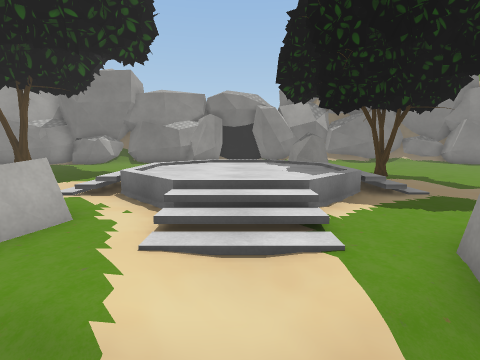
view 1 (above)

16 first-person views from a walk through a scene from a Unity 3-D project. The camera is 1.5 m above the floor, tilts 8° down and sees 85° across. The floor is counted in squares, 1 m on a side. Each view is taken from the middle of a square. On the plan, view 1 faces up. The plan holds only what a view shows up to about 14 squares ahead; the rest is blank. The place goes on beyond the plan. The player character is not drawn. Some surface patterns are stand-ins.

view 2
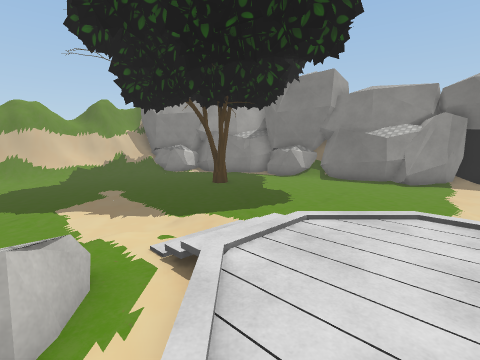

view 3
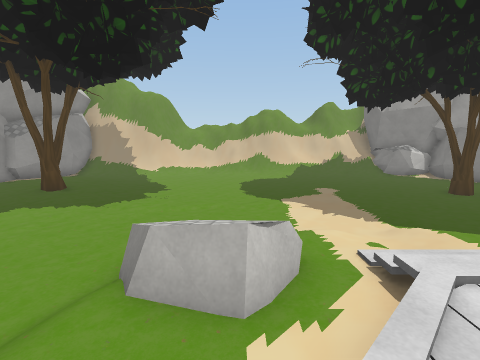

view 4
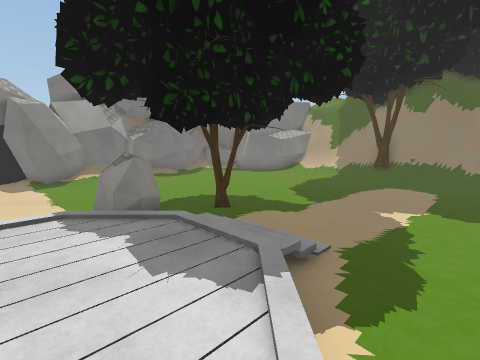

view 5
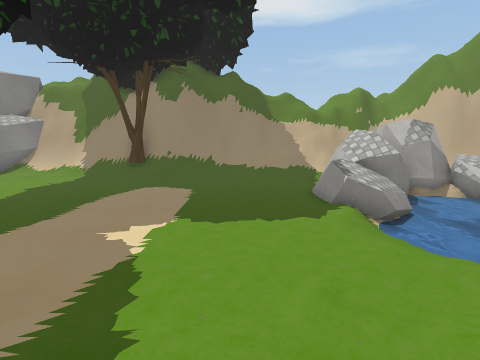

view 6
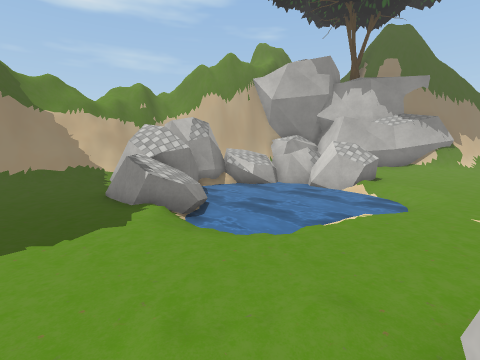

view 7
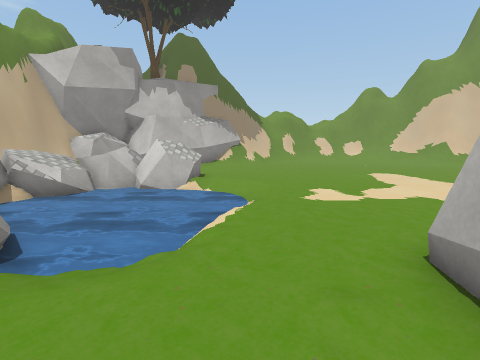

view 8
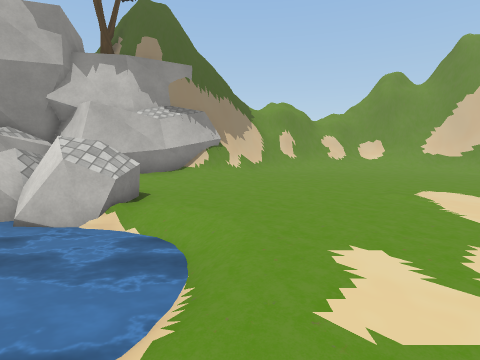

view 9
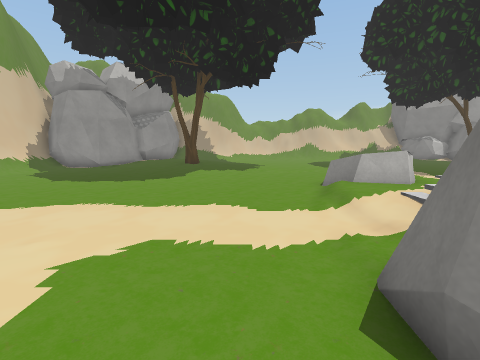

view 10
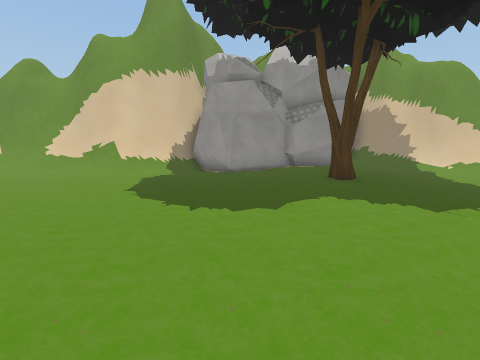

view 11
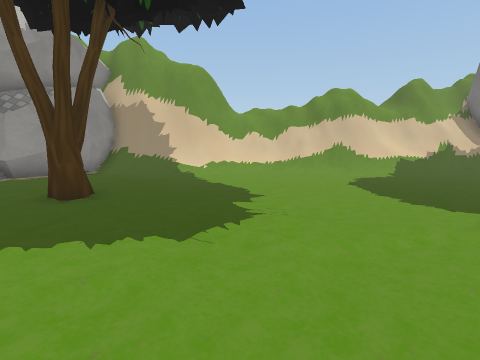

view 12
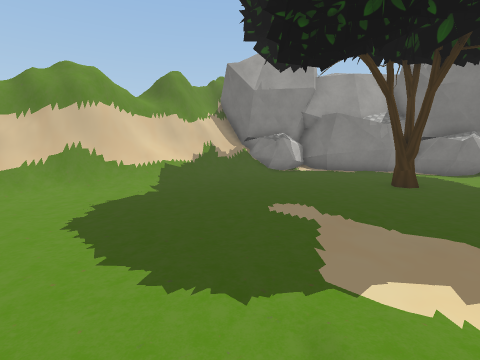

view 13
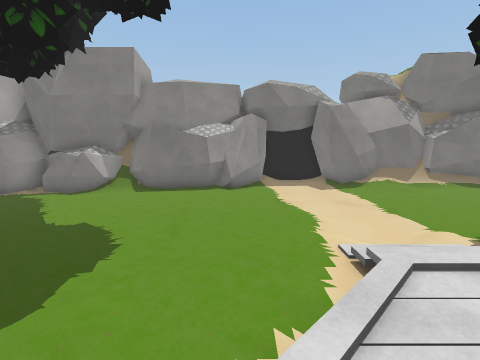

view 14
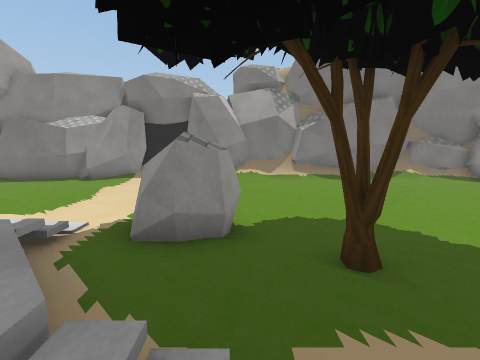

view 15
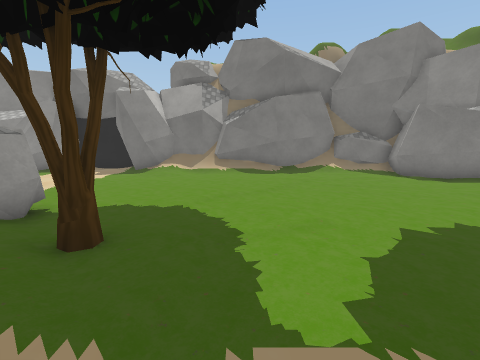

view 16
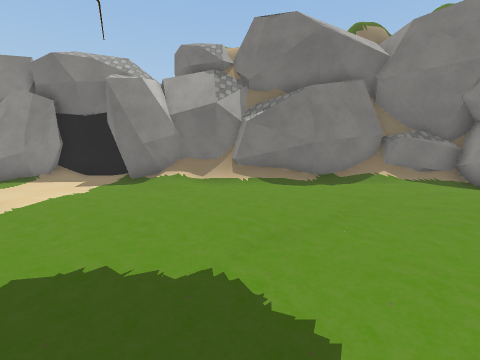

### Floor plan
Key: @ floor where view 1 was taken; # wall or solid block; . main floor; : floor 0.25 m higher than the main floor; + floor 0.5 m higher than the main floor; - floor 0.5 m lower than the main floor; * floor 0.75 m higher than the main floor; % floor 1 m higher than the main floor; / step, stairs or slope; = window, fence, low wall or low ledge; ~ water the walk can cross; ≈ water the walk keeps out of; ^ raised ledge; T tree; O other object.
Columns run from 21 left of view 1 to 19 right of it. Each row starts with its distance up from view 1.
 23                    ####
 22                    #..####        ##
 21            ###    ##...###############
 20         ####=######......////###.//###
 19         ####........................##
 18        ##...........................##
 17      ###.............................##
 16     ##................................##
 15     #................................//#
 14    ##....TT..........................//#
 13   //...............././//............./#
 12  #=/............../:///=##............/#
 11  #=/.............:::///###.T........./##
 10 ##=/............::::///::::T........./#
  9 #=//.........../:::%***/:::/.........T#
  8 ##=/...........////*****//::........./#
  7 ##=/............://:::::////........./##
  6  #=/...........////*****=///........./##
  5  #=............/:=::***=::/...........=#
  4  #=............  %=://#:::.........../O#
  3   /............ ===::/::#  ........../=##
  2   /.............==/::.:## #..........//=#
  1   /....................####...//^^=..///#
  0   /.........:........@......./~~^^^###/##
 -1  ##/.........................-≈≈≈^^#   ##
 -2  ##=....:::::................≈≈≈≈≈≈##
 -3   #=..::::::::............../≈≈≈≈≈≈≈##
 -4   #=/:::::T:::..............≈≈≈≈≈≈≈≈#
 -5   ##/:::::::................~≈≈≈≈≈≈^#
 -6   ##/:  +::::.............../~≈≈≈≈≈^^#
 -7    ####:::::................./^^#=^^^#
 -8       ###::...................^^#=^  #
 -9         ###...................=  ^  =#
-10           #....................    ###
-11           ##.................... ###
-12            #//...............:######
-13            ####/...........:/##    #
-14              ##O/........../##
-15               ##///......//##
-16                #=//
-17                ###=
-18                 ###

Where each view was taken, in squares from view 1:
view 1: 0 up, 0 right, facing up
view 2: 4 up, 0 right, facing up-left
view 3: 4 up, 0 right, facing left
view 4: 4 up, 0 right, facing up-right
view 5: 4 up, 4 right, facing right
view 6: 4 up, 5 right, facing down-right
view 7: 4 up, 7 right, facing down
view 8: 1 down, 6 right, facing down
view 9: 1 down, 5 right, facing left
view 10: 0 up, 2 left, facing down-left
view 11: 0 up, 5 left, facing left
view 12: 3 up, 9 left, facing up-left
view 13: 7 up, 3 left, facing up
view 14: 7 up, 4 right, facing up
view 15: 7 up, 8 right, facing up
view 16: 10 up, 7 right, facing up
